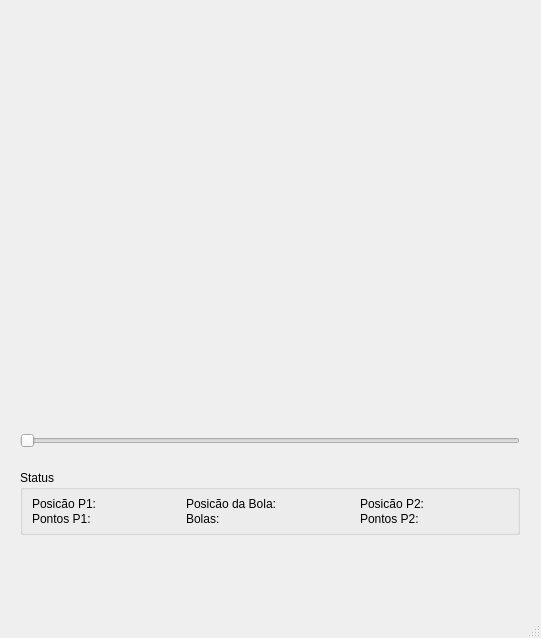
<?xml version="1.0" encoding="UTF-8"?>
<ui version="4.0">
 <class>MainWindow</class>
 <widget class="QMainWindow" name="MainWindow">
  <property name="geometry">
   <rect>
    <x>0</x>
    <y>0</y>
    <width>541</width>
    <height>638</height>
   </rect>
  </property>
  <property name="sizePolicy">
   <sizepolicy hsizetype="Expanding" vsizetype="Expanding">
    <horstretch>0</horstretch>
    <verstretch>0</verstretch>
   </sizepolicy>
  </property>
  <property name="mouseTracking">
   <bool>true</bool>
  </property>
  <property name="windowTitle">
   <string>MainWindow</string>
  </property>
  <widget class="QWidget" name="centralwidget">
   <widget class="Breakout" name="breakout" native="true">
    <property name="geometry">
     <rect>
      <x>20</x>
      <y>10</y>
      <width>500</width>
      <height>400</height>
     </rect>
    </property>
    <property name="sizePolicy">
     <sizepolicy hsizetype="Fixed" vsizetype="Fixed">
      <horstretch>0</horstretch>
      <verstretch>0</verstretch>
     </sizepolicy>
    </property>
    <property name="focusPolicy">
     <enum>Qt::StrongFocus</enum>
    </property>
   </widget>
   <widget class="QGroupBox" name="groupBox">
    <property name="geometry">
     <rect>
      <x>20</x>
      <y>470</y>
      <width>500</width>
      <height>65</height>
     </rect>
    </property>
    <property name="title">
     <string>Status</string>
    </property>
    <layout class="QGridLayout" name="gridLayout">
     <item row="0" column="0">
      <widget class="QLabel" name="label_7">
       <property name="text">
        <string>Posição P1:</string>
       </property>
      </widget>
     </item>
     <item row="0" column="1">
      <widget class="QLabel" name="positp1">
       <property name="text">
        <string/>
       </property>
      </widget>
     </item>
     <item row="0" column="2">
      <widget class="QLabel" name="label_5">
       <property name="text">
        <string>Posição da Bola:</string>
       </property>
      </widget>
     </item>
     <item row="0" column="3">
      <widget class="QLabel" name="positball">
       <property name="text">
        <string/>
       </property>
      </widget>
     </item>
     <item row="0" column="4">
      <widget class="QLabel" name="label_9">
       <property name="text">
        <string>Posição P2:</string>
       </property>
      </widget>
     </item>
     <item row="0" column="5">
      <widget class="QLabel" name="positp2">
       <property name="text">
        <string/>
       </property>
      </widget>
     </item>
     <item row="1" column="0">
      <widget class="QLabel" name="label_3">
       <property name="text">
        <string>Pontos P1:</string>
       </property>
      </widget>
     </item>
     <item row="1" column="1">
      <widget class="QLabel" name="scrp1">
       <property name="text">
        <string/>
       </property>
      </widget>
     </item>
     <item row="1" column="2">
      <widget class="QLabel" name="label">
       <property name="text">
        <string>Bolas:</string>
       </property>
      </widget>
     </item>
     <item row="1" column="3">
      <widget class="QLabel" name="nballs">
       <property name="text">
        <string/>
       </property>
      </widget>
     </item>
     <item row="1" column="4">
      <widget class="QLabel" name="label_10">
       <property name="text">
        <string>Pontos P2:</string>
       </property>
      </widget>
     </item>
     <item row="1" column="5">
      <widget class="QLabel" name="scrp2">
       <property name="text">
        <string/>
       </property>
      </widget>
     </item>
    </layout>
   </widget>
   <widget class="QSlider" name="horizontalSlider">
    <property name="geometry">
     <rect>
      <x>20</x>
      <y>430</y>
      <width>500</width>
      <height>22</height>
     </rect>
    </property>
    <property name="minimum">
     <number>1</number>
    </property>
    <property name="maximum">
     <number>10</number>
    </property>
    <property name="orientation">
     <enum>Qt::Horizontal</enum>
    </property>
   </widget>
  </widget>
  <widget class="QMenuBar" name="menubar">
   <property name="enabled">
    <bool>true</bool>
   </property>
   <property name="geometry">
    <rect>
     <x>0</x>
     <y>0</y>
     <width>541</width>
     <height>21</height>
    </rect>
   </property>
  </widget>
  <widget class="QStatusBar" name="statusbar"/>
 </widget>
 <customwidgets>
  <customwidget>
   <class>Breakout</class>
   <extends>QWidget</extends>
   <header location="global">breakout.h</header>
   <container>1</container>
  </customwidget>
 </customwidgets>
 <resources/>
 <connections/>
</ui>
